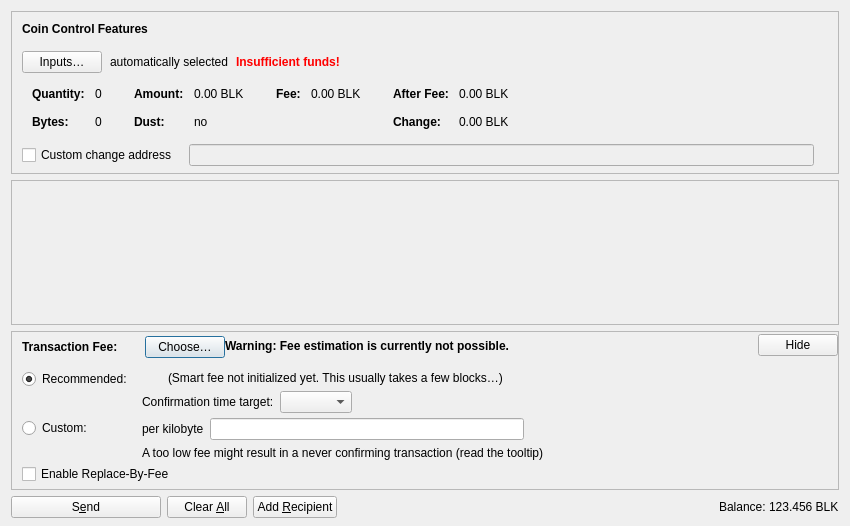
<?xml version="1.0" encoding="UTF-8"?>
<ui version="4.0">
 <class>SendCoinsDialog</class>
 <widget class="QDialog" name="SendCoinsDialog">
  <property name="geometry">
   <rect>
    <x>0</x>
    <y>0</y>
    <width>850</width>
    <height>526</height>
   </rect>
  </property>
  <property name="windowTitle">
   <string>Send Coins</string>
  </property>
  <layout class="QVBoxLayout" name="verticalLayout" stretch="0,1,0,0">
   <property name="bottomMargin">
    <number>8</number>
   </property>
   <item>
    <widget class="QFrame" name="frameCoinControl">
     <property name="sizePolicy">
      <sizepolicy hsizetype="Expanding" vsizetype="Expanding">
       <horstretch>0</horstretch>
       <verstretch>0</verstretch>
      </sizepolicy>
     </property>
     <property name="maximumSize">
      <size>
       <width>16777215</width>
       <height>16777215</height>
      </size>
     </property>
     <property name="frameShape">
      <enum>QFrame::StyledPanel</enum>
     </property>
     <property name="frameShadow">
      <enum>QFrame::Sunken</enum>
     </property>
     <layout class="QVBoxLayout" name="verticalLayoutCoinControl2">
      <property name="spacing">
       <number>0</number>
      </property>
      <property name="leftMargin">
       <number>0</number>
      </property>
      <property name="topMargin">
       <number>0</number>
      </property>
      <property name="rightMargin">
       <number>0</number>
      </property>
      <property name="bottomMargin">
       <number>6</number>
      </property>
      <item>
       <layout class="QVBoxLayout" name="verticalLayoutCoinControl" stretch="0,0,0,0,1">
        <property name="spacing">
         <number>0</number>
        </property>
        <property name="leftMargin">
         <number>10</number>
        </property>
        <property name="topMargin">
         <number>10</number>
        </property>
        <item>
         <layout class="QHBoxLayout" name="horizontalLayoutCoinControl1">
          <property name="bottomMargin">
           <number>15</number>
          </property>
          <item>
           <widget class="QLabel" name="labelCoinControlFeatures">
            <property name="sizePolicy">
             <sizepolicy hsizetype="Preferred" vsizetype="Maximum">
              <horstretch>0</horstretch>
              <verstretch>0</verstretch>
             </sizepolicy>
            </property>
            <property name="font">
             <font>
              <weight>75</weight>
              <bold>true</bold>
             </font>
            </property>
            <property name="styleSheet">
             <string notr="true">font-weight:bold;</string>
            </property>
            <property name="text">
             <string>Coin Control Features</string>
            </property>
           </widget>
          </item>
         </layout>
        </item>
        <item>
         <layout class="QHBoxLayout" name="horizontalLayoutCoinControl2" stretch="0,0,0,0">
          <property name="spacing">
           <number>8</number>
          </property>
          <property name="bottomMargin">
           <number>10</number>
          </property>
          <item>
           <widget class="QPushButton" name="pushButtonCoinControl">
            <property name="styleSheet">
             <string notr="true"/>
            </property>
            <property name="text">
             <string>Inputs…</string>
            </property>
            <property name="autoDefault">
             <bool>false</bool>
            </property>
           </widget>
          </item>
          <item>
           <widget class="QLabel" name="labelCoinControlAutomaticallySelected">
            <property name="text">
             <string>automatically selected</string>
            </property>
            <property name="margin">
             <number>5</number>
            </property>
           </widget>
          </item>
          <item>
           <widget class="QLabel" name="labelCoinControlInsuffFunds">
            <property name="font">
             <font>
              <weight>75</weight>
              <bold>true</bold>
             </font>
            </property>
            <property name="styleSheet">
             <string notr="true">color:red;font-weight:bold;</string>
            </property>
            <property name="text">
             <string>Insufficient funds!</string>
            </property>
            <property name="margin">
             <number>5</number>
            </property>
           </widget>
          </item>
          <item>
           <spacer name="horizontalSpacerCoinControl">
            <property name="orientation">
             <enum>Qt::Horizontal</enum>
            </property>
            <property name="sizeHint" stdset="0">
             <size>
              <width>40</width>
              <height>1</height>
             </size>
            </property>
           </spacer>
          </item>
         </layout>
        </item>
        <item>
         <widget class="QWidget" name="widgetCoinControl" native="true">
          <property name="sizePolicy">
           <sizepolicy hsizetype="Preferred" vsizetype="Preferred">
            <horstretch>0</horstretch>
            <verstretch>0</verstretch>
           </sizepolicy>
          </property>
          <property name="minimumSize">
           <size>
            <width>0</width>
            <height>0</height>
           </size>
          </property>
          <property name="styleSheet">
           <string notr="true"/>
          </property>
          <layout class="QHBoxLayout" name="horizontalLayoutCoinControl5">
           <property name="leftMargin">
            <number>0</number>
           </property>
           <property name="topMargin">
            <number>0</number>
           </property>
           <property name="rightMargin">
            <number>0</number>
           </property>
           <property name="bottomMargin">
            <number>0</number>
           </property>
           <item>
            <layout class="QHBoxLayout" name="horizontalLayoutCoinControl3" stretch="0,0,0,1">
             <property name="spacing">
              <number>20</number>
             </property>
             <property name="topMargin">
              <number>0</number>
             </property>
             <property name="bottomMargin">
              <number>10</number>
             </property>
             <item>
              <layout class="QFormLayout" name="formLayoutCoinControl1">
               <property name="horizontalSpacing">
                <number>10</number>
               </property>
               <property name="verticalSpacing">
                <number>14</number>
               </property>
               <property name="leftMargin">
                <number>10</number>
               </property>
               <property name="topMargin">
                <number>4</number>
               </property>
               <property name="rightMargin">
                <number>6</number>
               </property>
               <item row="0" column="0">
                <widget class="QLabel" name="labelCoinControlQuantityText">
                 <property name="font">
                  <font>
                   <weight>75</weight>
                   <bold>true</bold>
                  </font>
                 </property>
                 <property name="text">
                  <string>Quantity:</string>
                 </property>
                 <property name="margin">
                  <number>0</number>
                 </property>
                </widget>
               </item>
               <item row="0" column="1">
                <widget class="QLabel" name="labelCoinControlQuantity">
                 <property name="cursor">
                  <cursorShape>IBeamCursor</cursorShape>
                 </property>
                 <property name="contextMenuPolicy">
                  <enum>Qt::ActionsContextMenu</enum>
                 </property>
                 <property name="text">
                  <string notr="true">0</string>
                 </property>
                 <property name="margin">
                  <number>0</number>
                 </property>
                 <property name="textInteractionFlags">
                  <set>Qt::LinksAccessibleByMouse|Qt::TextSelectableByKeyboard|Qt::TextSelectableByMouse</set>
                 </property>
                </widget>
               </item>
               <item row="1" column="0">
                <widget class="QLabel" name="labelCoinControlBytesText">
                 <property name="font">
                  <font>
                   <weight>75</weight>
                   <bold>true</bold>
                  </font>
                 </property>
                 <property name="text">
                  <string>Bytes:</string>
                 </property>
                </widget>
               </item>
               <item row="1" column="1">
                <widget class="QLabel" name="labelCoinControlBytes">
                 <property name="cursor">
                  <cursorShape>IBeamCursor</cursorShape>
                 </property>
                 <property name="contextMenuPolicy">
                  <enum>Qt::ActionsContextMenu</enum>
                 </property>
                 <property name="text">
                  <string notr="true">0</string>
                 </property>
                 <property name="textInteractionFlags">
                  <set>Qt::LinksAccessibleByMouse|Qt::TextSelectableByKeyboard|Qt::TextSelectableByMouse</set>
                 </property>
                </widget>
               </item>
              </layout>
             </item>
             <item>
              <layout class="QFormLayout" name="formLayoutCoinControl2">
               <property name="horizontalSpacing">
                <number>10</number>
               </property>
               <property name="verticalSpacing">
                <number>14</number>
               </property>
               <property name="leftMargin">
                <number>6</number>
               </property>
               <property name="topMargin">
                <number>4</number>
               </property>
               <property name="rightMargin">
                <number>6</number>
               </property>
               <item row="0" column="0">
                <widget class="QLabel" name="labelCoinControlAmountText">
                 <property name="font">
                  <font>
                   <weight>75</weight>
                   <bold>true</bold>
                  </font>
                 </property>
                 <property name="text">
                  <string>Amount:</string>
                 </property>
                 <property name="margin">
                  <number>0</number>
                 </property>
                </widget>
               </item>
               <item row="0" column="1">
                <widget class="QLabel" name="labelCoinControlAmount">
                 <property name="cursor">
                  <cursorShape>IBeamCursor</cursorShape>
                 </property>
                 <property name="contextMenuPolicy">
                  <enum>Qt::ActionsContextMenu</enum>
                 </property>
                 <property name="text">
                  <string notr="true">0.00 BLK</string>
                 </property>
                 <property name="textInteractionFlags">
                  <set>Qt::LinksAccessibleByMouse|Qt::TextSelectableByKeyboard|Qt::TextSelectableByMouse</set>
                 </property>
                </widget>
               </item>
               <item row="1" column="0">
                <widget class="QLabel" name="labelCoinControlLowOutputText">
                 <property name="font">
                  <font>
                   <weight>75</weight>
                   <bold>true</bold>
                  </font>
                 </property>
                 <property name="text">
                  <string>Dust:</string>
                 </property>
                </widget>
               </item>
               <item row="1" column="1">
                <widget class="QLabel" name="labelCoinControlLowOutput">
                 <property name="cursor">
                  <cursorShape>IBeamCursor</cursorShape>
                 </property>
                 <property name="contextMenuPolicy">
                  <enum>Qt::ActionsContextMenu</enum>
                 </property>
                 <property name="text">
                  <string notr="true">no</string>
                 </property>
                 <property name="textInteractionFlags">
                  <set>Qt::LinksAccessibleByMouse|Qt::TextSelectableByKeyboard|Qt::TextSelectableByMouse</set>
                 </property>
                </widget>
               </item>
              </layout>
             </item>
             <item>
              <layout class="QFormLayout" name="formLayoutCoinControl3">
               <property name="horizontalSpacing">
                <number>10</number>
               </property>
               <property name="verticalSpacing">
                <number>14</number>
               </property>
               <property name="leftMargin">
                <number>6</number>
               </property>
               <property name="topMargin">
                <number>4</number>
               </property>
               <property name="rightMargin">
                <number>6</number>
               </property>
               <item row="0" column="0">
                <widget class="QLabel" name="labelCoinControlFeeText">
                 <property name="font">
                  <font>
                   <weight>75</weight>
                   <bold>true</bold>
                  </font>
                 </property>
                 <property name="text">
                  <string>Fee:</string>
                 </property>
                 <property name="margin">
                  <number>0</number>
                 </property>
                </widget>
               </item>
               <item row="0" column="1">
                <widget class="QLabel" name="labelCoinControlFee">
                 <property name="cursor">
                  <cursorShape>IBeamCursor</cursorShape>
                 </property>
                 <property name="contextMenuPolicy">
                  <enum>Qt::ActionsContextMenu</enum>
                 </property>
                 <property name="text">
                  <string notr="true">0.00 BLK</string>
                 </property>
                 <property name="textInteractionFlags">
                  <set>Qt::LinksAccessibleByMouse|Qt::TextSelectableByKeyboard|Qt::TextSelectableByMouse</set>
                 </property>
                </widget>
               </item>
              </layout>
             </item>
             <item>
              <layout class="QFormLayout" name="formLayoutCoinControl4">
               <property name="horizontalSpacing">
                <number>10</number>
               </property>
               <property name="verticalSpacing">
                <number>14</number>
               </property>
               <property name="leftMargin">
                <number>6</number>
               </property>
               <property name="topMargin">
                <number>4</number>
               </property>
               <property name="rightMargin">
                <number>6</number>
               </property>
               <item row="0" column="0">
                <widget class="QLabel" name="labelCoinControlAfterFeeText">
                 <property name="font">
                  <font>
                   <weight>75</weight>
                   <bold>true</bold>
                  </font>
                 </property>
                 <property name="text">
                  <string>After Fee:</string>
                 </property>
                 <property name="margin">
                  <number>0</number>
                 </property>
                </widget>
               </item>
               <item row="0" column="1">
                <widget class="QLabel" name="labelCoinControlAfterFee">
                 <property name="cursor">
                  <cursorShape>IBeamCursor</cursorShape>
                 </property>
                 <property name="contextMenuPolicy">
                  <enum>Qt::ActionsContextMenu</enum>
                 </property>
                 <property name="text">
                  <string notr="true">0.00 BLK</string>
                 </property>
                 <property name="textInteractionFlags">
                  <set>Qt::LinksAccessibleByMouse|Qt::TextSelectableByKeyboard|Qt::TextSelectableByMouse</set>
                 </property>
                </widget>
               </item>
               <item row="1" column="0">
                <widget class="QLabel" name="labelCoinControlChangeText">
                 <property name="font">
                  <font>
                   <weight>75</weight>
                   <bold>true</bold>
                  </font>
                 </property>
                 <property name="text">
                  <string>Change:</string>
                 </property>
                </widget>
               </item>
               <item row="1" column="1">
                <widget class="QLabel" name="labelCoinControlChange">
                 <property name="cursor">
                  <cursorShape>IBeamCursor</cursorShape>
                 </property>
                 <property name="contextMenuPolicy">
                  <enum>Qt::ActionsContextMenu</enum>
                 </property>
                 <property name="text">
                  <string notr="true">0.00 BLK</string>
                 </property>
                 <property name="textInteractionFlags">
                  <set>Qt::LinksAccessibleByMouse|Qt::TextSelectableByKeyboard|Qt::TextSelectableByMouse</set>
                 </property>
                </widget>
               </item>
              </layout>
             </item>
            </layout>
           </item>
          </layout>
         </widget>
        </item>
        <item>
         <layout class="QHBoxLayout" name="horizontalLayoutCoinControl4" stretch="0,0,0">
          <property name="spacing">
           <number>12</number>
          </property>
          <property name="sizeConstraint">
           <enum>QLayout::SetDefaultConstraint</enum>
          </property>
          <property name="topMargin">
           <number>5</number>
          </property>
          <property name="rightMargin">
           <number>5</number>
          </property>
          <item>
           <widget class="QCheckBox" name="checkBoxCoinControlChange">
            <property name="toolTip">
             <string>If this is activated, but the change address is empty or invalid, change will be sent to a newly generated address.</string>
            </property>
            <property name="text">
             <string>Custom change address</string>
            </property>
           </widget>
          </item>
          <item>
           <widget class="QValidatedLineEdit" name="lineEditCoinControlChange">
            <property name="enabled">
             <bool>false</bool>
            </property>
            <property name="sizePolicy">
             <sizepolicy hsizetype="Expanding" vsizetype="Fixed">
              <horstretch>0</horstretch>
              <verstretch>0</verstretch>
             </sizepolicy>
            </property>
           </widget>
          </item>
          <item>
           <widget class="QLabel" name="labelCoinControlChangeLabel">
            <property name="sizePolicy">
             <sizepolicy hsizetype="Preferred" vsizetype="Expanding">
              <horstretch>0</horstretch>
              <verstretch>0</verstretch>
             </sizepolicy>
            </property>
            <property name="minimumSize">
             <size>
              <width>0</width>
              <height>0</height>
             </size>
            </property>
            <property name="text">
             <string/>
            </property>
            <property name="margin">
             <number>3</number>
            </property>
           </widget>
          </item>
         </layout>
        </item>
        <item>
         <spacer name="verticalSpacerCoinControl">
          <property name="orientation">
           <enum>Qt::Vertical</enum>
          </property>
          <property name="sizeHint" stdset="0">
           <size>
            <width>800</width>
            <height>1</height>
           </size>
          </property>
         </spacer>
        </item>
       </layout>
      </item>
     </layout>
    </widget>
   </item>
   <item>
    <widget class="QScrollArea" name="scrollArea">
     <property name="widgetResizable">
      <bool>true</bool>
     </property>
     <widget class="QWidget" name="scrollAreaWidgetContents">
      <property name="geometry">
       <rect>
        <x>0</x>
        <y>0</y>
        <width>830</width>
        <height>104</height>
       </rect>
      </property>
      <layout class="QVBoxLayout" name="verticalLayout_2" stretch="0,1">
       <property name="leftMargin">
        <number>0</number>
       </property>
       <property name="topMargin">
        <number>0</number>
       </property>
       <property name="rightMargin">
        <number>0</number>
       </property>
       <property name="bottomMargin">
        <number>0</number>
       </property>
       <item>
        <layout class="QVBoxLayout" name="entries">
         <property name="spacing">
          <number>6</number>
         </property>
        </layout>
       </item>
       <item>
        <spacer name="verticalSpacer">
         <property name="orientation">
          <enum>Qt::Vertical</enum>
         </property>
         <property name="sizeHint" stdset="0">
          <size>
           <width>20</width>
           <height>40</height>
          </size>
         </property>
        </spacer>
       </item>
      </layout>
     </widget>
    </widget>
   </item>
   <item>
    <widget class="QFrame" name="frameFee">
     <property name="sizePolicy">
      <sizepolicy hsizetype="Expanding" vsizetype="Expanding">
       <horstretch>0</horstretch>
       <verstretch>0</verstretch>
      </sizepolicy>
     </property>
     <property name="maximumSize">
      <size>
       <width>16777215</width>
       <height>16777215</height>
      </size>
     </property>
     <property name="frameShape">
      <enum>QFrame::StyledPanel</enum>
     </property>
     <property name="frameShadow">
      <enum>QFrame::Sunken</enum>
     </property>
     <layout class="QVBoxLayout" name="verticalLayoutFee1">
      <property name="spacing">
       <number>0</number>
      </property>
      <property name="leftMargin">
       <number>0</number>
      </property>
      <property name="topMargin">
       <number>0</number>
      </property>
      <property name="rightMargin">
       <number>0</number>
      </property>
      <property name="bottomMargin">
       <number>0</number>
      </property>
      <item>
       <layout class="QVBoxLayout" name="verticalLayoutFee2" stretch="0,0,0">
        <property name="spacing">
         <number>0</number>
        </property>
        <property name="leftMargin">
         <number>10</number>
        </property>
        <property name="topMargin">
         <number>0</number>
        </property>
        <item>
         <layout class="QHBoxLayout" name="horizontalLayoutFee1">
          <property name="bottomMargin">
           <number>0</number>
          </property>
          <item>
           <layout class="QVBoxLayout" name="verticalLayoutFee7">
            <property name="spacing">
             <number>0</number>
            </property>
            <item>
             <spacer name="verticalSpacerSmartFee">
              <property name="orientation">
               <enum>Qt::Vertical</enum>
              </property>
              <property name="sizeType">
               <enum>QSizePolicy::Fixed</enum>
              </property>
              <property name="sizeHint" stdset="0">
               <size>
                <width>1</width>
                <height>4</height>
               </size>
              </property>
             </spacer>
            </item>
            <item>
             <layout class="QHBoxLayout" name="horizontalLayoutSmartFee">
              <property name="spacing">
               <number>10</number>
              </property>
              <item>
               <widget class="QLabel" name="labelFeeHeadline">
                <property name="sizePolicy">
                 <sizepolicy hsizetype="Preferred" vsizetype="Maximum">
                  <horstretch>0</horstretch>
                  <verstretch>0</verstretch>
                 </sizepolicy>
                </property>
                <property name="font">
                 <font>
                  <weight>75</weight>
                  <bold>true</bold>
                 </font>
                </property>
                <property name="styleSheet">
                 <string notr="true">font-weight:bold;</string>
                </property>
                <property name="text">
                 <string>Transaction Fee:</string>
                </property>
               </widget>
              </item>
              <item>
               <widget class="QLabel" name="labelFeeMinimized">
                <property name="text">
                 <string/>
                </property>
               </widget>
              </item>
              <item>
               <widget class="QPushButton" name="buttonChooseFee">
                <property name="text">
                 <string>Choose…</string>
                </property>
               </widget>
              </item>
             </layout>
            </item>
            <item>
             <spacer name="verticalSpacer_5">
              <property name="orientation">
               <enum>Qt::Vertical</enum>
              </property>
              <property name="sizeHint" stdset="0">
               <size>
                <width>1</width>
                <height>1</height>
               </size>
              </property>
             </spacer>
            </item>
           </layout>
          </item>
          <item>
           <widget class="QLabel" name="fallbackFeeWarningLabel">
            <property name="toolTip">
             <string>Using the fallbackfee can result in sending a transaction that will take several hours or days (or never) to confirm. Consider choosing your fee manually or wait until you have validated the complete chain.</string>
            </property>
            <property name="font">
            <font>
                <weight>75</weight>
                <bold>true</bold>
            </font>
            </property>
            <property name="text">
             <string>Warning: Fee estimation is currently not possible.</string>
            </property>
            <property name="wordWrap">
             <bool>false</bool>
            </property>
           </widget>
          </item>
          <item>
           <spacer name="horizontalSpacer_4">
            <property name="orientation">
             <enum>Qt::Horizontal</enum>
            </property>
            <property name="sizeType">
             <enum>QSizePolicy::MinimumExpanding</enum>
            </property>
            <property name="sizeHint" stdset="0">
             <size>
              <width>40</width>
              <height>20</height>
             </size>
            </property>
           </spacer>
          </item>
          <item>
           <widget class="QPushButton" name="buttonMinimizeFee">
            <property name="toolTip">
             <string>Hide transaction fee settings</string>
            </property>
            <property name="text">
             <string>Hide</string>
            </property>
           </widget>
          </item>
         </layout>
        </item>
        <item>
         <widget class="QFrame" name="frameFeeSelection">
          <layout class="QVBoxLayout" name="verticalLayoutFee12">
           <property name="spacing">
            <number>0</number>
           </property>
           <property name="leftMargin">
            <number>0</number>
           </property>
           <property name="topMargin">
            <number>0</number>
           </property>
           <property name="rightMargin">
            <number>0</number>
           </property>
           <property name="bottomMargin">
            <number>0</number>
           </property>
           <item>
            <layout class="QGridLayout" name="gridLayoutFee">
             <property name="topMargin">
              <number>10</number>
             </property>
             <property name="bottomMargin">
              <number>4</number>
             </property>
             <property name="horizontalSpacing">
              <number>10</number>
             </property>
             <property name="verticalSpacing">
              <number>4</number>
             </property>
             <item row="1" column="1">
              <layout class="QVBoxLayout" name="verticalLayoutFee8">
               <property name="spacing">
                <number>6</number>
               </property>
               <item>
                <layout class="QHBoxLayout" name="horizontalLayoutFee13">
                 <item>
                  <widget class="QLabel" name="labelCustomPerKilobyte">
                   <property name="toolTip">
                    <string>Specify a custom fee per kB (1,000 bytes) of the transaction's virtual size.

Note:  Since the fee is calculated on a per-byte basis, a fee rate of "100 satoshis per kvB" for a transaction size of 500 virtual bytes (half of 1 kvB) would ultimately yield a fee of only 50 satoshis.</string>
                   </property>
                   <property name="text">
                    <string>per kilobyte</string>
                   </property>
                  </widget>
                 </item>
                 <item>
                  <widget class="BitcoinAmountField" name="customFee"/>
                 </item>
                 <item>
                  <spacer name="horizontalSpacer_6">
                   <property name="orientation">
                    <enum>Qt::Horizontal</enum>
                   </property>
                   <property name="sizeHint" stdset="0">
                    <size>
                     <width>1</width>
                     <height>1</height>
                    </size>
                   </property>
                  </spacer>
                 </item>
                </layout>
               </item>
               <item>
                <layout class="QHBoxLayout" name="horizontalLayoutFee8">
                 <item>
                  <widget class="QLabel" name="labelCustomFeeWarning">
                   <property name="enabled">
                    <bool>true</bool>
                   </property>
                   <property name="toolTip">
                    <string>When there is less transaction volume than space in the blocks, miners as well as relaying nodes may enforce a minimum fee. Paying only this minimum fee is just fine, but be aware that this can result in a never confirming transaction once there is more demand for blackcoin transactions than the network can process.</string>
                   </property>
                   <property name="text">
                    <string>A too low fee might result in a never confirming transaction (read the tooltip)</string>
                   </property>
                  </widget>
                 </item>
                 <item>
                  <spacer name="horizontalSpacer_2">
                   <property name="orientation">
                    <enum>Qt::Horizontal</enum>
                   </property>
                   <property name="sizeHint" stdset="0">
                    <size>
                     <width>1</width>
                     <height>1</height>
                    </size>
                   </property>
                  </spacer>
                 </item>
                </layout>
               </item>
              </layout>
             </item>
             <item row="0" column="0">
              <layout class="QVBoxLayout" name="verticalLayoutFee4" stretch="0,1">
               <item>
                <widget class="QRadioButton" name="radioSmartFee">
                 <property name="text">
                  <string>Recommended:</string>
                 </property>
                 <property name="checked">
                  <bool>true</bool>
                 </property>
                 <attribute name="buttonGroup">
                  <string notr="true">groupFee</string>
                 </attribute>
                </widget>
               </item>
               <item>
                <spacer name="verticalSpacer_2">
                 <property name="orientation">
                  <enum>Qt::Vertical</enum>
                 </property>
                 <property name="sizeHint" stdset="0">
                  <size>
                   <width>1</width>
                   <height>1</height>
                  </size>
                 </property>
                </spacer>
               </item>
              </layout>
             </item>
             <item row="1" column="0">
              <layout class="QVBoxLayout" name="verticalLayoutFee9" stretch="0,1">
               <item>
                <widget class="QRadioButton" name="radioCustomFee">
                 <property name="text">
                  <string>Custom:</string>
                 </property>
                 <attribute name="buttonGroup">
                  <string notr="true">groupFee</string>
                 </attribute>
                </widget>
               </item>
               <item>
                <spacer name="verticalSpacer_6">
                 <property name="orientation">
                  <enum>Qt::Vertical</enum>
                 </property>
                 <property name="sizeHint" stdset="0">
                  <size>
                   <width>1</width>
                   <height>1</height>
                  </size>
                 </property>
                </spacer>
               </item>
              </layout>
             </item>
             <item row="0" column="1">
              <layout class="QVBoxLayout" name="verticalLayoutFee3" stretch="0,0,1">
               <property name="spacing">
                <number>6</number>
               </property>
               <property name="topMargin">
                <number>2</number>
               </property>
               <item>
                <layout class="QHBoxLayout" name="horizontalLayoutFee12">
                 <item>
                  <widget class="QLabel" name="labelSmartFee">
                   <property name="text">
                    <string/>
                   </property>
                  </widget>
                 </item>
                 <item>
                  <widget class="QLabel" name="labelFeeEstimation">
                   <property name="text">
                    <string/>
                   </property>
                  </widget>
                 </item>
                 <item>
                  <widget class="QLabel" name="labelSmartFee2">
                   <property name="text">
                    <string>(Smart fee not initialized yet. This usually takes a few blocks…)</string>
                   </property>
                  </widget>
                 </item>
                 <item>
                  <spacer name="horizontalSpacer_5">
                   <property name="orientation">
                    <enum>Qt::Horizontal</enum>
                   </property>
                   <property name="sizeHint" stdset="0">
                    <size>
                     <width>1</width>
                     <height>1</height>
                    </size>
                   </property>
                  </spacer>
                 </item>
                </layout>
               </item>
               <item>
                <layout class="QHBoxLayout" name="horizontalLayoutFee9">
                 <item>
                  <layout class="QVBoxLayout" name="verticalLayoutFee6">
                   <item>
                    <widget class="QLabel" name="labelSmartFee3">
                     <property name="text">
                      <string>Confirmation time target:</string>
                     </property>
                    </widget>
                   </item>
                  </layout>
                 </item>
                 <item>
                  <layout class="QVBoxLayout" name="verticalLayoutFee5">
                   <property name="rightMargin">
                    <number>30</number>
                   </property>
                   <item>
                    <layout class="QHBoxLayout" name="horizontalLayoutConfTarget">
                     <property name="bottomMargin">
                      <number>0</number>
                     </property>
                     <item>
                      <widget class="QComboBox" name="confTargetSelector"/>
                     </item>
                     <item>
                      <spacer name="horizontalSpacerConfTarget">
                       <property name="orientation">
                        <enum>Qt::Horizontal</enum>
                       </property>
                       <property name="sizeHint" stdset="0">
                        <size>
                         <width>40</width>
                         <height>20</height>
                        </size>
                       </property>
                      </spacer>
                     </item>
                    </layout>
                   </item>
                  </layout>
                 </item>
                </layout>
               </item>
               <item>
                <spacer name="verticalSpacer_4">
                 <property name="orientation">
                  <enum>Qt::Vertical</enum>
                 </property>
                 <property name="sizeHint" stdset="0">
                  <size>
                   <width>1</width>
                   <height>1</height>
                  </size>
                 </property>
                </spacer>
               </item>
              </layout>
             </item>
            </layout>
           </item>
           <item>
            <widget class="QCheckBox" name="optInRBF">
             <property name="text">
              <string>Enable Replace-By-Fee</string>
             </property>
             <property name="toolTip">
              <string>With Replace-By-Fee (BIP-125) you can increase a transaction's fee after it is sent. Without this, a higher fee may be recommended to compensate for increased transaction delay risk.</string>
             </property>
            </widget>
           </item>
          </layout>
         </widget>
        </item>
        <item>
         <spacer name="verticalSpacerFee">
          <property name="orientation">
           <enum>Qt::Vertical</enum>
          </property>
          <property name="sizeHint" stdset="0">
           <size>
            <width>40</width>
            <height>5</height>
           </size>
          </property>
         </spacer>
        </item>
       </layout>
      </item>
     </layout>
    </widget>
   </item>
   <item>
    <layout class="QHBoxLayout" name="horizontalLayout">
     <item>
      <widget class="QPushButton" name="sendButton">
       <property name="minimumSize">
        <size>
         <width>150</width>
         <height>0</height>
        </size>
       </property>
       <property name="toolTip">
        <string>Confirm the send action</string>
       </property>
       <property name="text">
        <string>S&amp;end</string>
       </property>
       <property name="icon">
        <iconset resource="../bitcoin.qrc">
         <normaloff>:/icons/send</normaloff>:/icons/send</iconset>
       </property>
       <property name="autoDefault">
        <bool>false</bool>
       </property>
       <property name="default">
        <bool>false</bool>
       </property>
      </widget>
     </item>
     <item>
      <widget class="QPushButton" name="clearButton">
       <property name="sizePolicy">
        <sizepolicy hsizetype="Minimum" vsizetype="Fixed">
         <horstretch>0</horstretch>
         <verstretch>0</verstretch>
        </sizepolicy>
       </property>
       <property name="toolTip">
        <string>Clear all fields of the form.</string>
       </property>
       <property name="text">
        <string>Clear &amp;All</string>
       </property>
       <property name="icon">
        <iconset resource="../bitcoin.qrc">
         <normaloff>:/icons/remove</normaloff>:/icons/remove</iconset>
       </property>
       <property name="autoDefault">
        <bool>false</bool>
       </property>
      </widget>
     </item>
     <item>
      <widget class="QPushButton" name="addButton">
       <property name="toolTip">
        <string>Send to multiple recipients at once</string>
       </property>
       <property name="text">
        <string>Add &amp;Recipient</string>
       </property>
       <property name="icon">
        <iconset resource="../bitcoin.qrc">
         <normaloff>:/icons/add</normaloff>:/icons/add</iconset>
       </property>
       <property name="autoDefault">
        <bool>false</bool>
       </property>
      </widget>
     </item>
     <item>
      <spacer name="horizontalSpacer">
       <property name="orientation">
        <enum>Qt::Horizontal</enum>
       </property>
       <property name="sizeHint" stdset="0">
        <size>
         <width>40</width>
         <height>20</height>
        </size>
       </property>
      </spacer>
     </item>
     <item>
      <layout class="QHBoxLayout" name="horizontalLayout_2">
       <property name="spacing">
        <number>3</number>
       </property>
       <item>
        <widget class="QLabel" name="labelBalanceName">
         <property name="sizePolicy">
          <sizepolicy hsizetype="Preferred" vsizetype="Fixed">
           <horstretch>0</horstretch>
           <verstretch>0</verstretch>
          </sizepolicy>
         </property>
         <property name="text">
          <string>Balance:</string>
         </property>
        </widget>
       </item>
       <item>
        <widget class="QLabel" name="labelBalance">
         <property name="sizePolicy">
          <sizepolicy hsizetype="Preferred" vsizetype="Fixed">
           <horstretch>0</horstretch>
           <verstretch>0</verstretch>
          </sizepolicy>
         </property>
         <property name="cursor">
          <cursorShape>IBeamCursor</cursorShape>
         </property>
         <property name="text">
          <string notr="true">123.456 BLK</string>
         </property>
         <property name="textInteractionFlags">
          <set>Qt::LinksAccessibleByMouse|Qt::TextSelectableByKeyboard|Qt::TextSelectableByMouse</set>
         </property>
        </widget>
       </item>
      </layout>
     </item>
    </layout>
   </item>
  </layout>
 </widget>
 <customwidgets>
  <customwidget>
   <class>QValidatedLineEdit</class>
   <extends>QLineEdit</extends>
   <header>qt/qvalidatedlineedit.h</header>
  </customwidget>
  <customwidget>
   <class>BitcoinAmountField</class>
   <extends>QLineEdit</extends>
   <header>qt/bitcoinamountfield.h</header>
   <container>1</container>
  </customwidget>
 </customwidgets>
 <resources>
  <include location="../bitcoin.qrc"/>
 </resources>
 <connections/>
 <buttongroups>
  <buttongroup name="groupFee"/>
 </buttongroups>
</ui>
